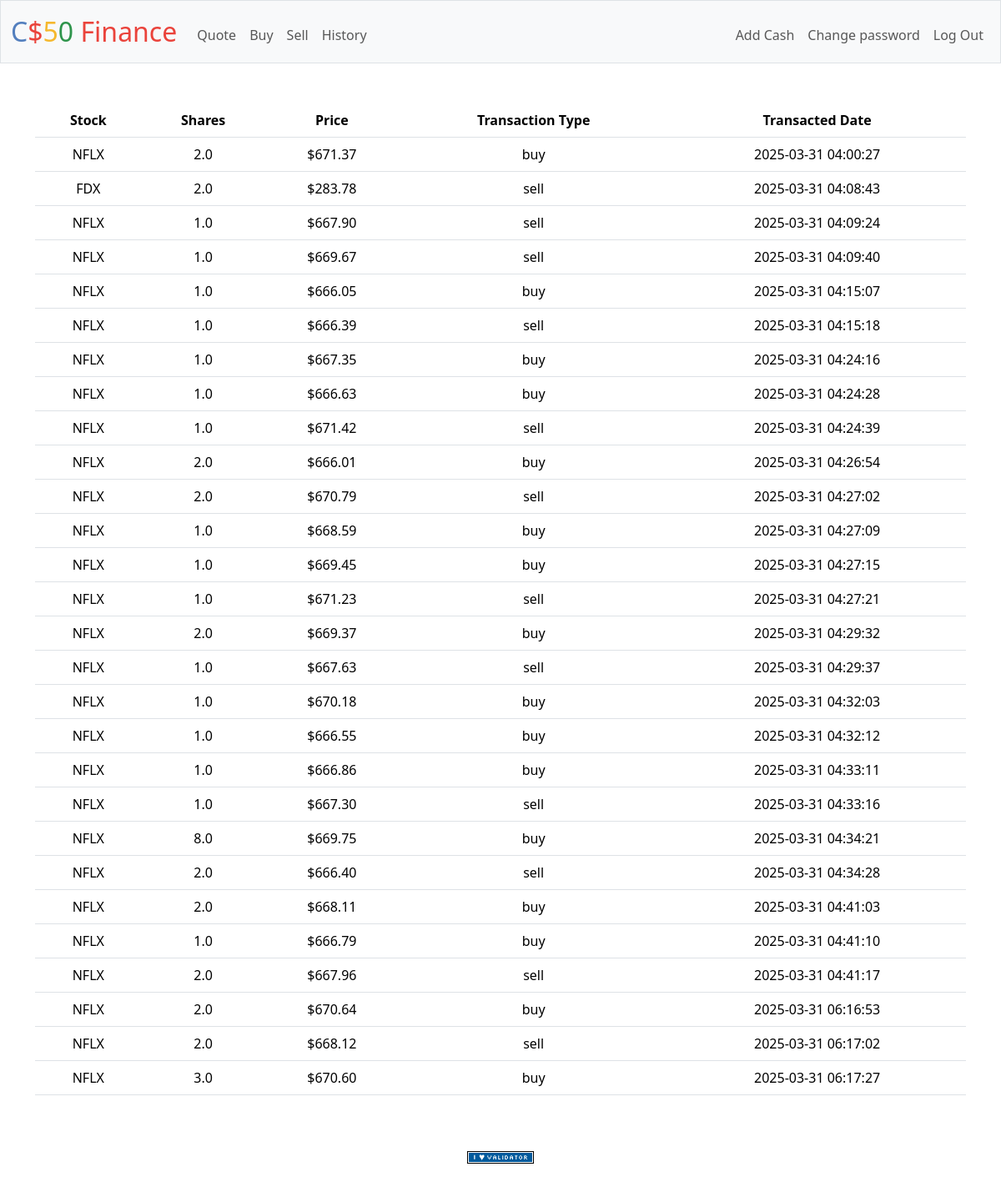
Screenshot of /history (signed in) with the database file from the repository.
### tables this page shows
CREATE TABLE history (
    id INTEGER PRIMARY KEY AUTOINCREMENT,
    user_id INTEGER NOT NULL,
    stock TEXT NOT NULL,
    shares REAL NOT NULL,
    price REAL NOT NULL,
    transaction_type TEXT NOT NULL,
    transaction_time TIMESTAMP DEFAULT CURRENT_TIMESTAMP,
    FOREIGN KEY (user_id) REFERENCES users(id)
);

### app.py (the view)
@app.route("/history")
@login_required
def history():
    user_id = session.get("user_id")
    historys = db.execute(
        "SELECT stock, shares, price, transaction_type, transaction_time FROM history WHERE user_id = ?", user_id)
    for history in historys:
        history["price"] = usd(float(history["price"]))
    return render_template("history.html", historys=historys)

### app.py (called while the page is built)
@app.after_request
def after_request(response):
    response.headers["Cache-Control"] = "no-cache, no-store, must-revalidate"
    response.headers["Expires"] = 0
    response.headers["Pragma"] = "no-cache"
    return response

### helpers.py (called while the page is built)
def login_required(f):
    @wraps(f)
    def decorated_function(*args, **kwargs):
        if session.get("user_id") is None:
            return redirect("/login")
        return f(*args, **kwargs)
    return decorated_function

def usd(value):
    return f"${value:,.2f}"

### templates/history.html (shortened to what this page needs)
{% extends "layout.html" %}
{% block main %}
    <table class="table">
        <tr>
            <th>Stock</th>
            <th>Shares</th>
            <th>Price</th>
            <th>Transaction Type</th>
            <th>Transacted Date</th>
        </tr>
        {% for history in historys %}
            <tr>
                <td>{{ history.stock }}</td>
                <td>{{ history.shares }}</td>
                <td>{{ history.price }}</td>
                <td>{{ history.transaction_type }}</td>
                <td>{{ history.transaction_time }}</td>
            </tr>
        {% endfor %}
    </table>
{% endblock %}

### templates/layout.html (shortened to what this page needs)
<!DOCTYPE html>
<html lang="en">
    <head>
        <link href="https://cdn.jsdelivr.net/npm/bootstrap@5.3.3/dist/css/bootstrap.min.css" rel="stylesheet">
        <link href="/static/styles.css" rel="stylesheet">
    </head>
    <body>
        <nav class="bg-light border navbar navbar-expand-md navbar-light">
            <div class="container-fluid">
                <a class="navbar-brand" href="/"><span class="blue">C</span><span class="red">$</span><span class="yellow">5</span><span class="green">0</span> <span class="red">Finance</span></a>
                <div class="collapse navbar-collapse" id="navbar">
                    {% if session["user_id"] %}
                        <ul class="navbar-nav me-auto mt-2">
                            <li class="nav-item"><a class="nav-link" href="/quote">Quote</a></li>
                            <li class="nav-item"><a class="nav-link" href="/buy">Buy</a></li>
                            <li class="nav-item"><a class="nav-link" href="/sell">Sell</a></li>
                            <li class="nav-item"><a class="nav-link" href="/history">History</a></li>
                        </ul>
                        <ul class="navbar-nav ms-auto mt-2">
                            <li class="nav-item"><a class="nav-link" href="/addcash">Add Cash</a></li>
                            <li class="nav-item"><a class="nav-link" href="/change">Change password</a></li>
                            <li class="nav-item"><a class="nav-link" href="/logout">Log Out</a></li>
                        </ul>
                    {% else %}
                        <ul class="navbar-nav ms-auto mt-2">
                            <li class="nav-item"><a class="nav-link" href="/register">Register</a></li>
                            <li class="nav-item"><a class="nav-link" href="/login">Log In</a></li>
                        </ul>
                    {% endif %}
                </div>
            </div>
        </nav>
        <main class="container py-5 text-center">
            {% block main %}{% endblock %}
        </main>
        <footer class="mb-5">
            <form action="https://validator.w3.org/check" class="text-center" enctype="multipart/form-data" method="post" target="_blank">
                <input alt="Validate" src="/static/I_heart_validator.png" type="image">
            </form>
        </footer>
    </body>
</html>

### static/styles.css (style rules this page uses)
nav .navbar-brand { font-size: xx-large; }
nav .navbar-brand .blue { color: #537fbe; }
nav .navbar-brand .red { color: #ea433b; }
nav .navbar-brand .yellow { color: #f5b82e; }
nav .navbar-brand .green { color: #2e944b; }

### rows the page displays
history: stock "NFLX", shares "2.0", price "$671.37", transaction_type "buy", transaction_time "2025-03-31 04:00:27"
history: stock "FDX", shares "2.0", price "$283.78", transaction_type "sell", transaction_time "2025-03-31 04:08:43"
history: stock "NFLX", shares "1.0", price "$667.90", transaction_type "sell", transaction_time "2025-03-31 04:09:24"
history: stock "NFLX", shares "1.0", price "$669.67", transaction_type "sell", transaction_time "2025-03-31 04:09:40"
history: stock "NFLX", shares "1.0", price "$666.05", transaction_type "buy", transaction_time "2025-03-31 04:15:07"
history: stock "NFLX", shares "1.0", price "$666.39", transaction_type "sell", transaction_time "2025-03-31 04:15:18"
history: stock "NFLX", shares "1.0", price "$667.35", transaction_type "buy", transaction_time "2025-03-31 04:24:16"
history: stock "NFLX", shares "1.0", price "$666.63", transaction_type "buy", transaction_time "2025-03-31 04:24:28"
history: stock "NFLX", shares "1.0", price "$671.42", transaction_type "sell", transaction_time "2025-03-31 04:24:39"
history: stock "NFLX", shares "2.0", price "$666.01", transaction_type "buy", transaction_time "2025-03-31 04:26:54"
history: stock "NFLX", shares "2.0", price "$670.79", transaction_type "sell", transaction_time "2025-03-31 04:27:02"
history: stock "NFLX", shares "1.0", price "$668.59", transaction_type "buy", transaction_time "2025-03-31 04:27:09"
history: stock "NFLX", shares "1.0", price "$669.45", transaction_type "buy", transaction_time "2025-03-31 04:27:15"
history: stock "NFLX", shares "1.0", price "$671.23", transaction_type "sell", transaction_time "2025-03-31 04:27:21"
history: stock "NFLX", shares "2.0", price "$669.37", transaction_type "buy", transaction_time "2025-03-31 04:29:32"
history: stock "NFLX", shares "1.0", price "$667.63", transaction_type "sell", transaction_time "2025-03-31 04:29:37"
history: stock "NFLX", shares "1.0", price "$670.18", transaction_type "buy", transaction_time "2025-03-31 04:32:03"
history: stock "NFLX", shares "1.0", price "$666.55", transaction_type "buy", transaction_time "2025-03-31 04:32:12"
history: stock "NFLX", shares "1.0", price "$666.86", transaction_type "buy", transaction_time "2025-03-31 04:33:11"
history: stock "NFLX", shares "1.0", price "$667.30", transaction_type "sell", transaction_time "2025-03-31 04:33:16"
history: stock "NFLX", shares "8.0", price "$669.75", transaction_type "buy", transaction_time "2025-03-31 04:34:21"
history: stock "NFLX", shares "2.0", price "$666.40", transaction_type "sell", transaction_time "2025-03-31 04:34:28"
history: stock "NFLX", shares "2.0", price "$668.11", transaction_type "buy", transaction_time "2025-03-31 04:41:03"
history: stock "NFLX", shares "1.0", price "$666.79", transaction_type "buy", transaction_time "2025-03-31 04:41:10"
history: stock "NFLX", shares "2.0", price "$667.96", transaction_type "sell", transaction_time "2025-03-31 04:41:17"
history: stock "NFLX", shares "2.0", price "$670.64", transaction_type "buy", transaction_time "2025-03-31 06:16:53"
history: stock "NFLX", shares "2.0", price "$668.12", transaction_type "sell", transaction_time "2025-03-31 06:17:02"
history: stock "NFLX", shares "3.0", price "$670.60", transaction_type "buy", transaction_time "2025-03-31 06:17:27"
